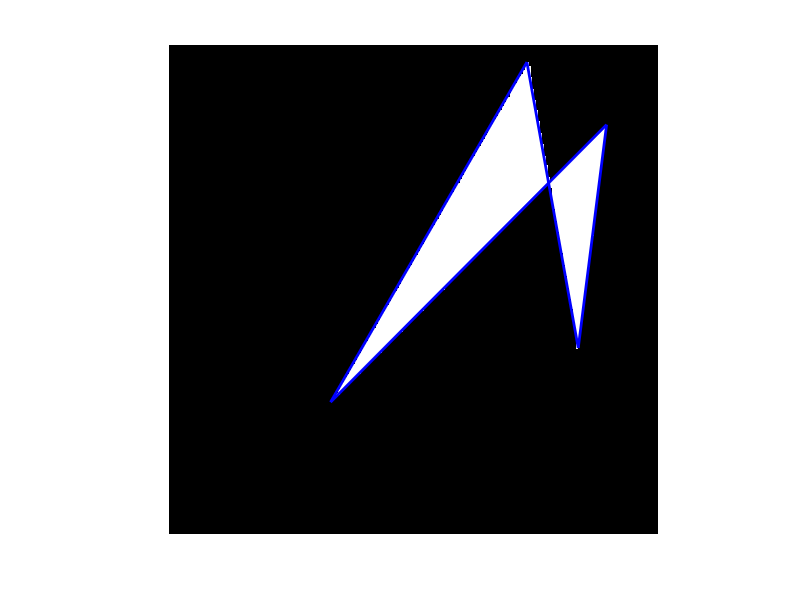

This figure's MATLAB source:
function test()
x = 256*rand(1,4);
y = 256*rand(1,4);
x(end+1) = x(1);
y(end+1) = y(1);
bw = poly2mask(x,y,256,256);
imshow(bw)
hold on
plot(x,y,'b','LineWidth',2)
hold off
end